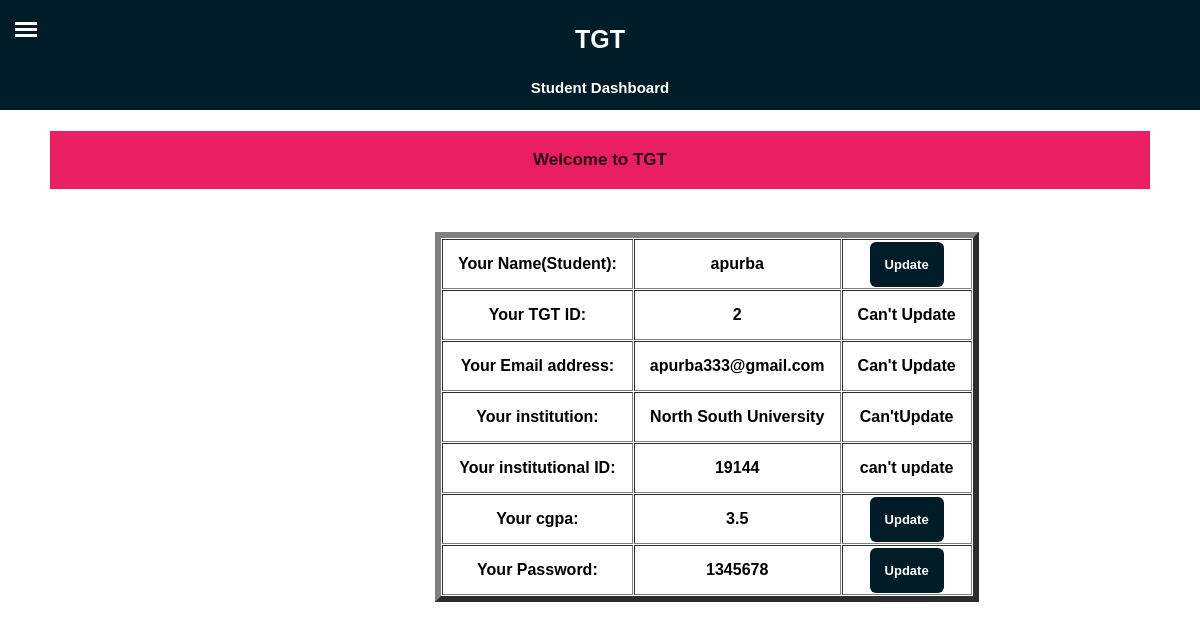
Screenshot of /dashboardStd.php (signed in) with the database file from the repository.
### tables this page shows
CREATE TABLE `student` (
  `id` int(11) NOT NULL,
  `name` varchar(150) NOT NULL,
  `institution` varchar(150) NOT NULL,
  `Institutional_id` int(100) NOT NULL,
  `cgpa` float NOT NULL,
  `email` varchar(150) NOT NULL,
  `password` varchar(150) NOT NULL,
  `created_at` datetime NOT NULL DEFAULT current_timestamp()
);

### dashboardStd.php (the view, shortened to what this page needs)
<!DOCTYPE html>
<html lang="en">
<head>
  <link rel="stylesheet" href="CSS/dashboard.css">
</head>
<div class="header"><h3>TGT</h3>
                    <h4>Student Dashboard</h4>
</div>
    <label for="openSidebarMenu" class="sidebarIconToggle">
        <div class="spinner top"></div>
        <div class="spinner middle"></div>
        <div class="spinner bottom"></div>
    </label>
    <div class="main">
       <?php
       require_once "connectDB.php";
       $id= $_SESSION["id"];
       $sql = $conn->prepare("SELECT id, name, institution, Institutional_id, cgpa, email, password FROM student WHERE id=?");
       $sql->bind_param("i", $id);
       $sql->execute();
       $sql->bind_result($id, $name, $institution, $institutional_id, $cgpa, $mail, $pass);
       echo "<h1>Welcome to TGT</h1>";
       echo "<br>";
       echo "<h2>";
       echo " <table border='6px' cellpadding='15px' cellspacing='1px'>";
       echo "<tbody>";
       echo "<tr>";
       echo "<td>Your Name(Student): </td>"."<td>".$name. "</td>" ."<td><a href='updateStdName.php'>Update</a></td>" ;
       echo "</tr>";
       echo "<tr>";
       echo "<td>Your TGT ID: </td> ". "<td>" .$id ."</td>"."<td><b>Can't Update</b></td>"  ;
       echo "</tr>";
       echo "<tr>";
       echo "<td>Your Email address: </td>". "<td>".$mail ."</td>"."<td><b>Can't Update</b></td>" ;
       echo "</tr>";
       echo "<tr>";
       echo "<td>Your institution: </td>". "<td>".$institution . "</td>"."<td>Can'tUpdate</a></td>" ;
       echo "</tr>";
       echo "<tr>";
       echo "<td>Your institutional ID: </td>". "<td>".$institutional_id . "</td>"."<td>can't update</td>" ;
       echo "</tr>";
       echo "<tr>";
       echo "<td>Your cgpa: </td>". "<td>".$cgpa ."</td>"."<td><a href='updateStdcgpa.php'>Update</a></td>" ;
       echo "</tr>";
       echo "<tr>";
       echo "<td>Your Password: </td>". "<td>". $pass . "</td>"."<td><a href='updateStdPass.php'>Update</a></td>" ;
       echo "</tr>";
       echo "</tbody>";
       echo "</table>";
       echo "</h2>";
       ?>
    </div>
  </head>
</html>

### CSS/dashboard.css (style rules this page uses)
* { box-sizing: border-box; }
html, body { overflow-x: hidden; height: 100%; }
h1 { text-align: center; padding-top: 25px; padding: 15px; background-color: #E91E63; color:#29010e; }
h2 { font-size:16px; text-align: center; margin-left:35% ; }
.header { background-color: #011c29; text-align: center; text-decoration-color: #fff; width: 100%; height: 110px; position: fixed; z-index: 10; }
.header h3 { font-size: 25px; text-align: center; color:#fff; }
.header h4 { font-size: 15px; text-align: center; color:#fff; }
.main { height: 100%; margin-top: 110px; padding: 10px 50px; margin: left 250px; }
.main a { font-size: 13px; color:#fff; text-decoration: none; padding: 15px ; background-color: #011c29; border-radius: 6px; text-align: center; }
.main h1 { text-align: center; font-size: 17px; padding-top: 10px; padding: 19px; background-color: #E91E63; color:#29010e; }
.sidebarIconToggle { height: 22px; width: 22px; position: absolute; z-index: 99; top: 22px; left: 15px; transition: all 0.3s; cursor: pointer; }
.spinner { height: 3px; background-color: #fff; transition: all 0.3s; }
.spinner.middle , .spinner.bottom { margin-top: 3px; }

### rows the page displays
student: name "apurba", id "2", email "apurba333@gmail.com", institution "North South University", Institutional "19144", cgpa "3.5", password "1345678"
